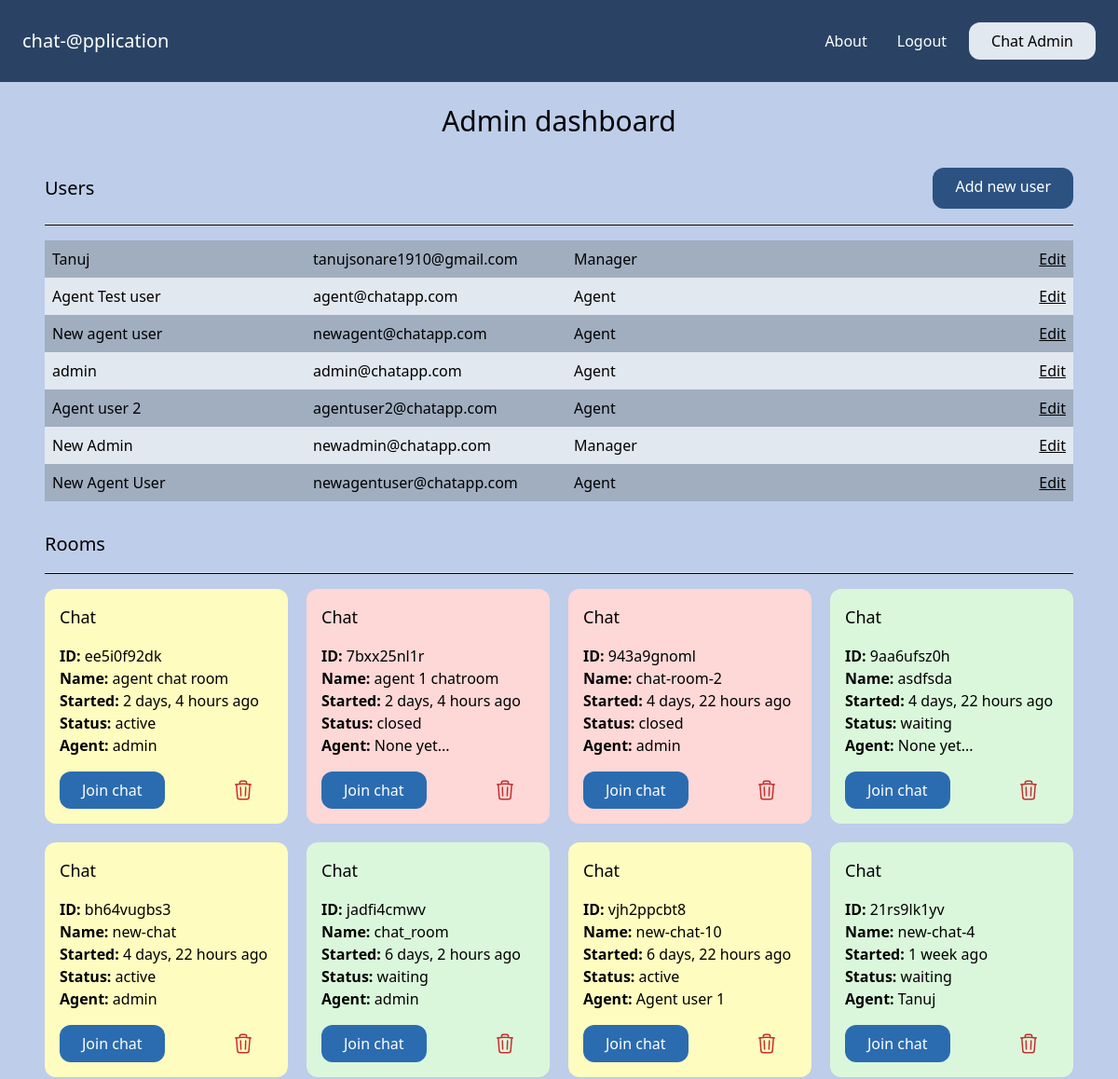
Page /admin-dashboard (signed in, upper part) on the earlier database version.
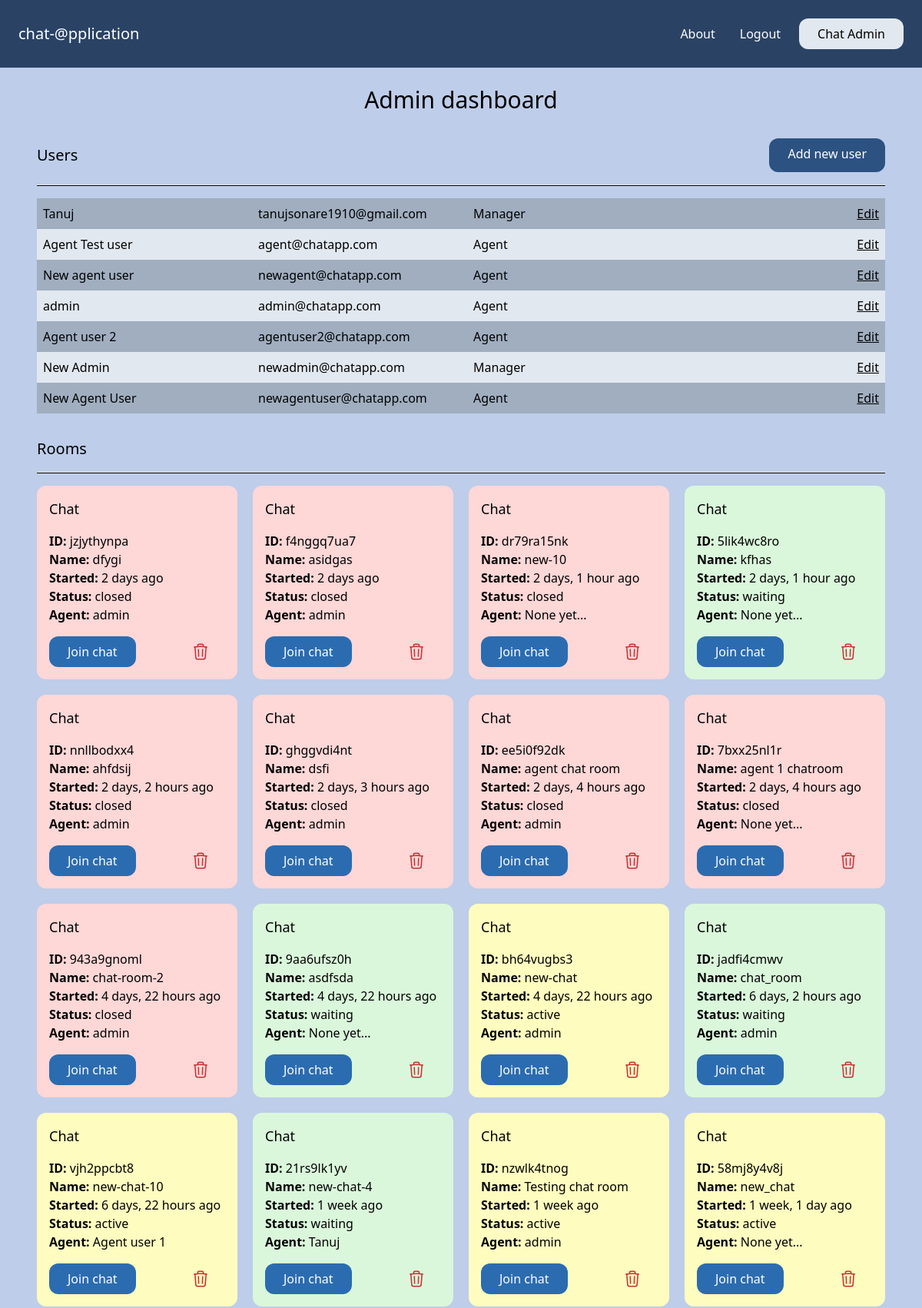
Same page on the later database version.
### account/models.py (models this page shows)
class User(AbstractBaseUser, PermissionsMixin):
    AGENT = 'agent'
    MANAGER = 'manager'
    CUSTOMER = 'customer'
    ROLES_CHOICES = (
        (AGENT, 'Agent'),
        (MANAGER, 'Manager'),
        (CUSTOMER, 'Customer')
    )
    id = models.UUIDField(primary_key=True, default=uuid.uuid4, editable=False)
    email = models.EmailField(unique=True)
    name = models.CharField(max_length=255, blank=True, default='')
    role = models.CharField(max_length=20, choices=ROLES_CHOICES, default=AGENT)
    is_active = models.BooleanField(default=True)
    is_superuser = models.BooleanField(default=False)
    is_staff = models.BooleanField(default=False)
    date_joined = models.DateTimeField(default=timezone.now)
    last_login = models.DateTimeField(blank=True, null=True)
    objects = CustomUserManager()
    USERNAME_FIELD = 'email'
    EMAIL_FIELD = 'email'
    REQUIRED_FIELDS = ['name']

### chat/models.py (models this page shows, shortened)
class Room(models.Model):
    WAITING = "waiting"
    ACTIVE = "active"
    CLOSED = "closed"
    CHOICES_STATUS = (
        (WAITING, "waiting"),
        (ACTIVE, "active"),
        (CLOSED, "closed"),
    )
    uuid = models.CharField(max_length=255)
    client = models.CharField(max_length=255)
    agent = models.ForeignKey(User, null=True, blank=True, related_name="rooms", on_delete=models.CASCADE)
    messages = models.ManyToManyField(Message, blank=True)
    url = models.CharField(max_length=255, blank=True, null=True)
    status = models.CharField(max_length=20, choices=CHOICES_STATUS, default=WAITING)
    created_at = models.DateTimeField(auto_now_add=True)
    class Meta:
        ordering = ("-created_at",)

### chat/views.py (the view)
# urls.py: path("admin-dashboard", views.admin_dashboard, name="admin_dashboard"),
@login_required
def admin_dashboard(request):
    try:
        if request.user.groups.first().name == "Manager":
            rooms = Room.objects.all()
            staff_users = User.objects.filter(is_staff=True)
            return render(request, "chat/admin_dashboard.html",{
                "rooms": rooms,
                "staff_users": staff_users
            })
        elif request.user.groups.first().name == "agent":
            rooms = Room.objects.all()
            return render(request, "chat/admin_dashboard.html",{
                "rooms": rooms
            })
    except:
        raise PermissionDenied

### chat/templates/chat/admin_dashboard.html
{% extends "core/base.html" %}
{% load static %}
{% block content %}
    <div >
        {% if request.user.groups.all.first.name == "Manager" %}
            <h1 class="text-3xl text-center">Admin dashboard</h1>
            <div class="mt-8">
                <div class="flex justify-between">
                    <h2 class="text-xl py-2">Users</h2>
                    <a href="{% url 'chat:add_new_admin_user' %}" class="inline-block py-2 px-6 bg-blue-800 text-white rounded-xl">Add new user</a>
                </div>
                <hr class="my-4">
                <div class="mt-4">
                    {% for user in staff_users %}
                    <div class="grid grid-cols-4 gap-4 py-2 {% cycle 'bg-gray-500' 'bg-gray-300' %}">
                        <a href="{% url 'chat:user_details' user.pk %}" class="px-2 hover:underline hover:text-blue-700" role="button">{{user.name}}</a>
                        <p class="px-2">{{user.email}}</p>
                        <p class="px-2">{{user.get_role_display}}</p>
                        <p class="px-2 text-right">
                            <a href="{% url 'chat:edit_staff_user_profile' user.pk %}" class="underline" role="button" >Edit</a>
                        </p>
                    </div>
                    {% endfor %}
                </div>
            </div>
        {% else %}
            <h1 class="text-3xl text-center">Agent dashboard</h1>
        {% endif %}
        {% include 'chat/rooms_list.html' %}
    </div>
{% endblock content %}

### chat/templates/chat/rooms_list.html (shortened to what this page needs)
<div class="mt-8">
    <h1 class="text-xl mt-5">Rooms</h1>
    <hr class="my-4">
    {% if rooms %}
    <div class="grid grid-cols-4 gap-5">
        {% for room in rooms %}
        <div class="p-4 rounded-xl {% if room.status == 'waiting' %}card-waiting{% elif room.status == 'active' %}bg-yellow-200{% else %}bg-red-200{% endif %}">
            <h3 class="mb-4 text-lg">Chat</h3>
            <p>
                <b>ID: </b>{{room.uuid}} <br>
                <b>Name: </b>{{room.client}} <br>
                <b>Started: </b>{{room.created_at|timesince}} ago<br>
                <b>Status: </b>{{room.status}} <br>
                <b>Agent: </b>{% firstof room.agent.name 'None yet...' %} <br>
            </p>
            <div class="flex justify-between mt-4">
                <a href="{% url 'chat:room_details' room.uuid %}" class="inline-block py-2 px-6 bg-blue-700 text-white rounded-xl">Join chat</a>
                {% if room.agent == request.user or request.user.groups.all.first.name == "Manager" %}
                <a href="{% url 'chat:delete_room' room.id %}" ></a>
                {% endif %}
            </div>
        </div>
        {% endfor %}
    </div>
    {% else %}
        <div class="mt-8">
            <p class="text-center text-3xl mt-9">This agent didn't join any chat room yet</p>
        </div>
    {% endif %}
</div>

Differences in the rows shown:
added Room: uuid "jzjythynpa", client "dfygi", created_at "2 days", status "closed", agent.name "admin"
added Room: uuid "f4nggq7ua7", client "asidgas", created_at "2 days", status "closed", agent.name "admin"
added Room: uuid "dr79ra15nk", client "new-10", created_at "2 days, 1 hour", status "closed", agent "None yet..."
added Room: uuid "5lik4wc8ro", client "kfhas", created_at "2 days, 1 hour", status "waiting", agent "None yet..."
added Room: uuid "nnllbodxx4", client "ahfdsij", created_at "2 days, 2 hours", status "closed", agent.name "admin"
added Room: uuid "ghggvdi4nt", client "dsfi", created_at "2 days, 3 hours", status "closed", agent.name "admin"
changed Room "ee5i0f92dk": status "active" → "closed"
now on this page (row unchanged): Room: uuid "nzwlk4tnog", client "Testing chat room", created_at "1 week", status "active", agent.name "admin"
now on this page (row unchanged): Room: uuid "58mj8y4v8j", client "new_chat", created_at "1 week, 1 day", status "active", agent "None yet..."
